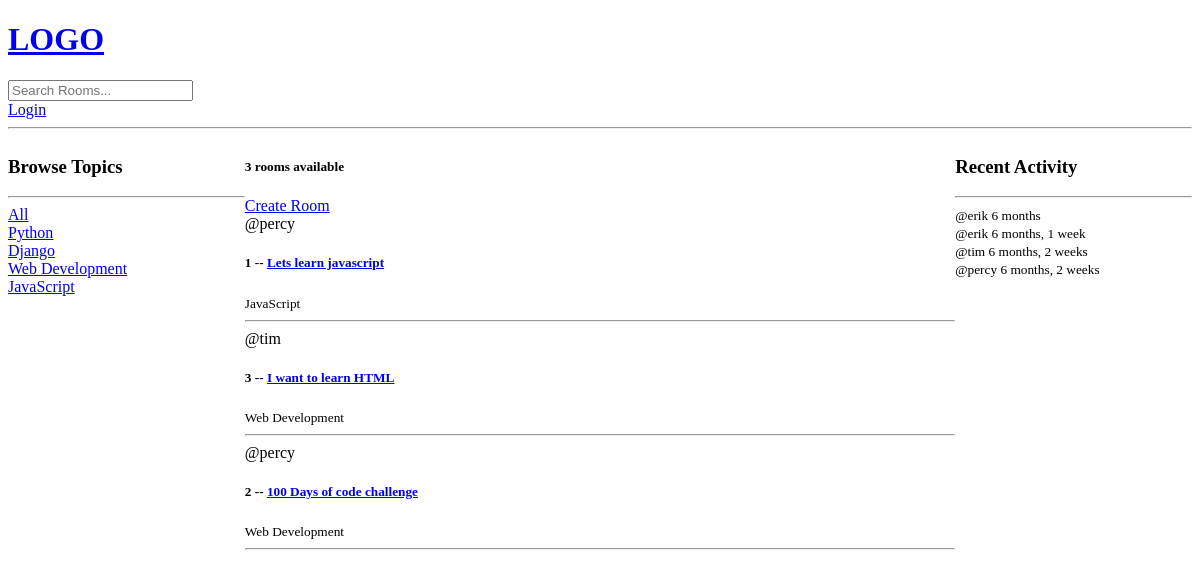
The app's page /, older data.
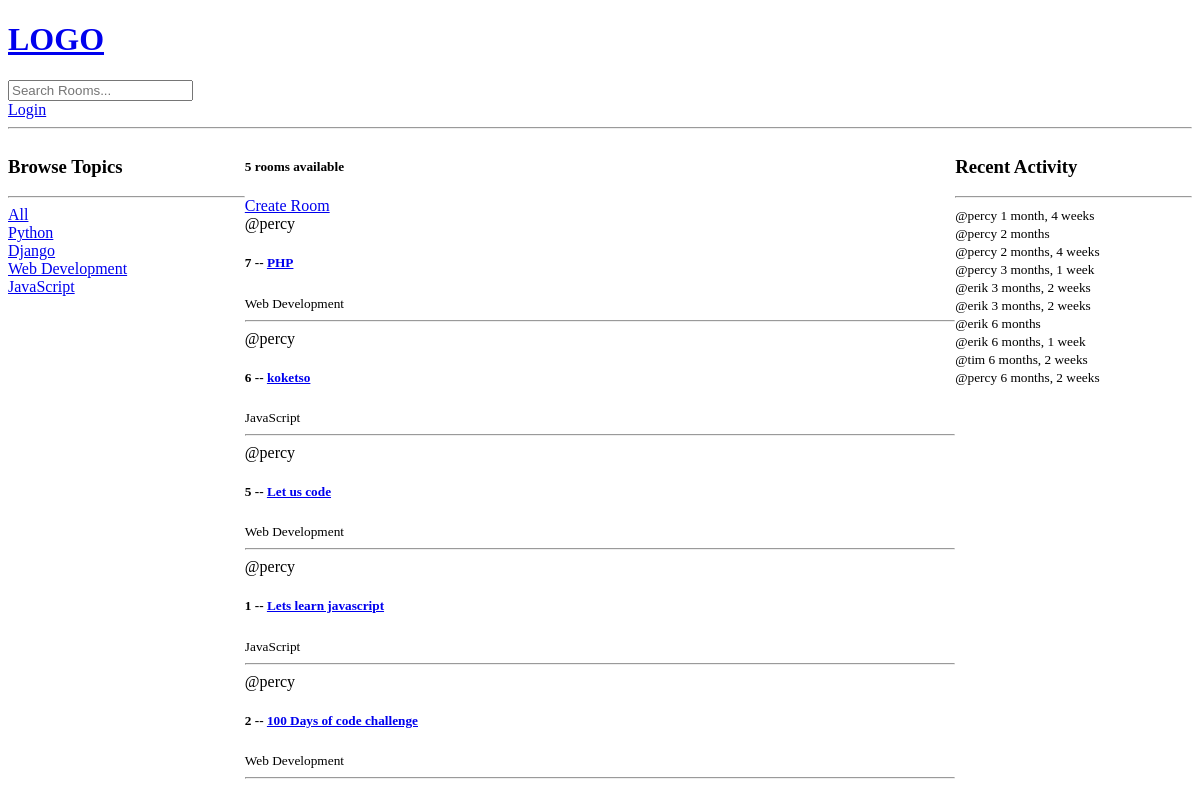
The same page, newer data.
### base/models.py (models this page shows, shortened)
class Topic(models.Model):
    name = models.CharField(max_length=200)

class Room(models.Model):
    host = models.ForeignKey(User, on_delete=models.SET_NULL, null=True)
    topic = models.ForeignKey(Topic, on_delete=models.SET_NULL, null=True)
    name = models.CharField(max_length=200)
    description = models.TextField(null=True, blank=True) # means the description can be blank
    participants = models.ManyToManyField(User, related_name='participants', blank=True)
    update  = models.DateTimeField(auto_now=True)
    created = models.DateTimeField(auto_now_add=True)
    class Meta:
        ordering = ['-update', '-created']

class Message(models.Model):
    user = models.ForeignKey(User, on_delete=models.CASCADE)
    room = models.ForeignKey(Room, on_delete=models.CASCADE)
    body = models.TextField()
    update  = models.DateTimeField(auto_now=True)
    created = models.DateTimeField(auto_now_add=True)
    class Meta:
        ordering = ['-update', '-created']

### base/views.py (the view)
# urls.py: path('', views.home, name="home"),
def home(request):
    q = request.GET.get('q') if request.GET.get('q') != None else ''
    rooms = Room.objects.filter(
        Q(topic__name__icontains=q) |
        Q(name__icontains=q) |
        Q(description__icontains=q)
    )
    topics = Topic.objects.all()
    room_count = rooms.count()
    room_messages = Message.objects.all()
    context = {'rooms': rooms, 'topics': topics,
               'room_count': room_count, 'room_messages': room_messages}
    return render(request, 'base/home.html', context)

### base/templates/base/home.html (shortened to what this page needs)
{% extends 'main.html'%}
{% block content %}
<div class="home-container">
    <div>
        <h3>Browse Topics</h3>
        <hr>
        <div>
            <a href="{% url 'home' %}">All</a>
        </div>
        {% for topic in topics %}
            <div>
                <a href="{% url 'home' %}?q={{ topic.name }}">{{ topic.name }}</a>
            </div>
        {% endfor %}
    </div>
    <div>
        <h5>{{ room_count }} rooms available</h5>
        <a href="{% url 'create-room' %}">Create Room</a>
        <div>
            {% for room in rooms %}
            <div>
                <span>@{{ room.host.username }}</span>
                <h5>{{ room.id }} -- <a href="{% url 'room' room.id %}">{{ room.name }}</a></h5>
                <small>{{ room.topic.name }}</small>
                <hr>
            </div>
            {% endfor %}
        </div>
    </div>
    <div>
        <h3>Recent Activity</h3>
        <hr>
        {% for message in room_messages %}
            <div>
                <small>@{{ message.user }}  {{ message.created|timesince }}</small>
            </div>
        {% endfor %}
    </div>
</div>
{% endblock content %}

### templates/main.html (shortened to what this page needs)
<!DOCTYPE html>
<html lang="en">
<head>
</head>
<body>
    {% include 'navbar.html' %}
    {% block content %}
    {% endblock %}
</body>
</html>

### templates/navbar.html
<a href="/">
    <h1>LOGO</h1>
</a>
<form action="{% url 'home' %}" method="GET">
    <input type="text" name="q" placeholder="Search Rooms..."/>
</form>
{% if request.user.is_authenticated %}
<p>Hello {{ request.user }}</p>
<a href="{% url 'logout' %}">Logout</a>
{% else %}
<a href="{% url 'login' %}">Login</a>
{% endif %}
<hr>

### base/templates/base/home.html (style rules this page uses)
.home-container { display: grid; grid-template-columns: 1fr 3fr 1fr; }

Row changes from the older to the newer data that the page shows:
removed Room: host.username "tim", id "3", name "I want to learn HTML", topic.name "Web Development"
added Room: host.username "percy", id "7", name "PHP", topic.name "Web Development"
added Room: host.username "percy", id "6", name "koketso", topic.name "JavaScript"
added Room: host.username "percy", id "5", name "Let us code", topic.name "Web Development"
added Message: user "percy", created "1 month, 4 weeks"
added Message: user "percy", created "2 months"
added Message: user "percy", created "2 months, 4 weeks"
added Message: user "percy", created "3 months, 1 week"
added Message: user "erik", created "3 months, 2 weeks"
added Message: user "erik", created "3 months, 2 weeks"
Text that changed along with them:
{{ room_count }}: "3" → "5"
